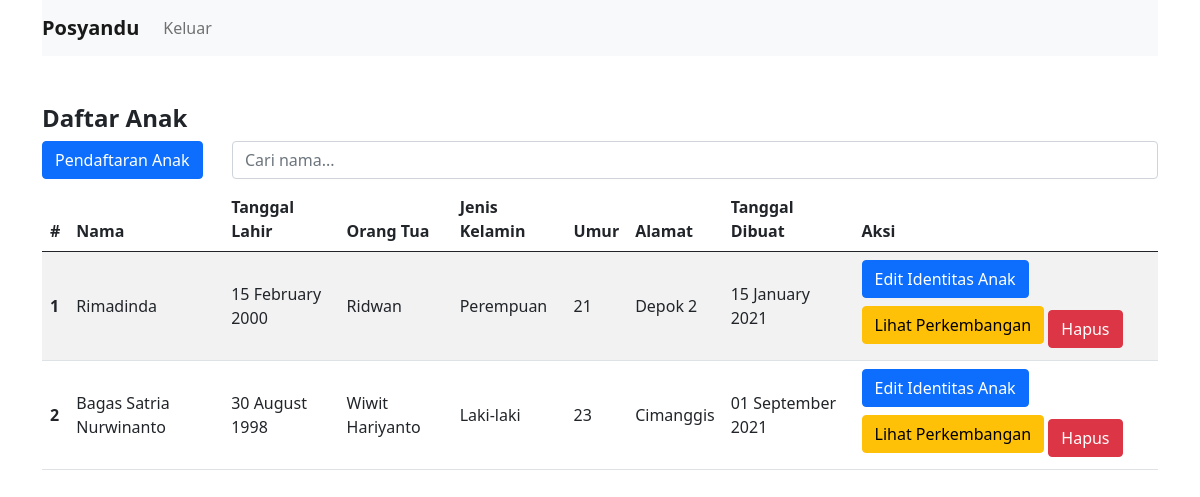
The app's page /home.php (signed in) with its own data.
### tables this page shows
CREATE TABLE `list_anak` (
  `id` int(11) NOT NULL,
  `nama` varchar(255) NOT NULL,
  `tanggal_lahir` datetime NOT NULL,
  `orang_tua` varchar(255) NOT NULL,
  `created_at` datetime NOT NULL DEFAULT current_timestamp(),
  `gender` varchar(255) NOT NULL,
  `alamat` varchar(255) NOT NULL,
  `umur` int(11) NOT NULL
);

### home.php (the view, shortened to what this page needs)
<?php
require_once("function.php");
if (!empty($_GET["search-name"])) {
    $get_data_by_name = get_anak_by_name($_GET["search-name"]);
} else {
    $list_anak = get_list_anak();
}
?>
<?= head("List Anak"); ?>
<div class="container">
    <div class="row mt-5">
        <div class="col">
            <h4><b>Daftar Anak</b></h4>
            <div class="row">
                <?php if (!empty($list_anak) || !empty($get_data_by_name)) : ?>
                    <div class="col-2">
                        <a href="<?= basename("daftar_anak.php"); ?>" class="btn btn-primary">Pendaftaran Anak</a>
                    </div>
                <?php endif; ?>
                <div class="col">
                    <form action="" method="GET">
                        <input type="text" class="form-control" placeholder="Cari nama..." id="search-name" name="search-name">
                    </form>
                </div>
            </div>
        </div>
    </div>
    <div class="row mt-2">
        <div class="col">
            <?php if (!empty($list_anak)) : ?>
                <table class="table table-striped">
                    <thead>
                        <th scope="col">#</th>
                        <th scope="col">Nama</th>
                        <th scope="col">Tanggal Lahir</th>
                        <th scope="col">Orang Tua</th>
                        <th scope="col">Jenis Kelamin</th>
                        <th scope="col">Umur</th>
                        <th scope="col">Alamat</th>
                        <th scope="col">Tanggal Dibuat</th>
                        <th scope="col">Aksi</th>
                    </thead>
                    <tbody>
                        <?php $no = 0; ?>
                        <?php foreach ($list_anak as $anak) : ?>
                            <tr>
                                <?php $tanggal_lahir = date_create($anak["tanggal_lahir"]); ?>
                                <?php $now = date_create("now") ?>
                                <?php $umur = $now->diff($tanggal_lahir)->y ?>
                                <?php $created_at = date_format(new DateTime($anak["created_at"]), "d F Y") ?>
                                <th class="align-middle" scope="row"><?= ++$no; ?></th>
                                <td class="align-middle"><?= $anak["nama"]; ?></td>
                                <td class="align-middle"><?= $tanggal_lahir->format("d F Y"); ?></td>
                                <td class="align-middle"><?= $anak["orang_tua"]; ?></td>
                                <td class="align-middle"><?= $anak["gender"]; ?></td>
                                <td class="align-middle"><?= $umur; ?></td>
                                <td class="align-middle" style="max-width:250px; word-wrap: break-word;"><?= $anak["alamat"]; ?></td>
                                <td class="align-middle"><?= $created_at; ?></td>
                                <td class="align-middle">
                                    <a href="edit-profile.php?id=<?= $anak["id"]; ?>" class="btn btn-primary mb-2">Edit Identitas Anak</a>
                                    <a href="perkembangan_anak.php?id=<?= $anak["id"]; ?>" class="btn btn-warning mb-2">Lihat Perkembangan</a>
                                    <a href="perkembangan_anak.php?func=delete-anak&id=<?= $anak["id"]; ?>" class="btn btn-danger">Hapus</a>
                                </td>
                            </tr>
                        <?php endforeach; ?>
                    </tbody>
                </table>
            <?php endif; ?>
        </div>
    </div>
</div>
<?= footer(); ?>

### records on screen
list_anak: nama "Rimadinda", tanggal_lahir "15 February 2000", orang_tua "Ridwan", gender "Perempuan", tanggal_lahir "21", alamat "Depok 2", created_at "15 January 2021"
list_anak: nama "Bagas Satria Nurwinanto", tanggal_lahir "30 August 1998", orang_tua "Wiwit Hariyanto", gender "Laki-laki", tanggal_lahir "23", alamat "Cimanggis", created_at "01 September 2021"
